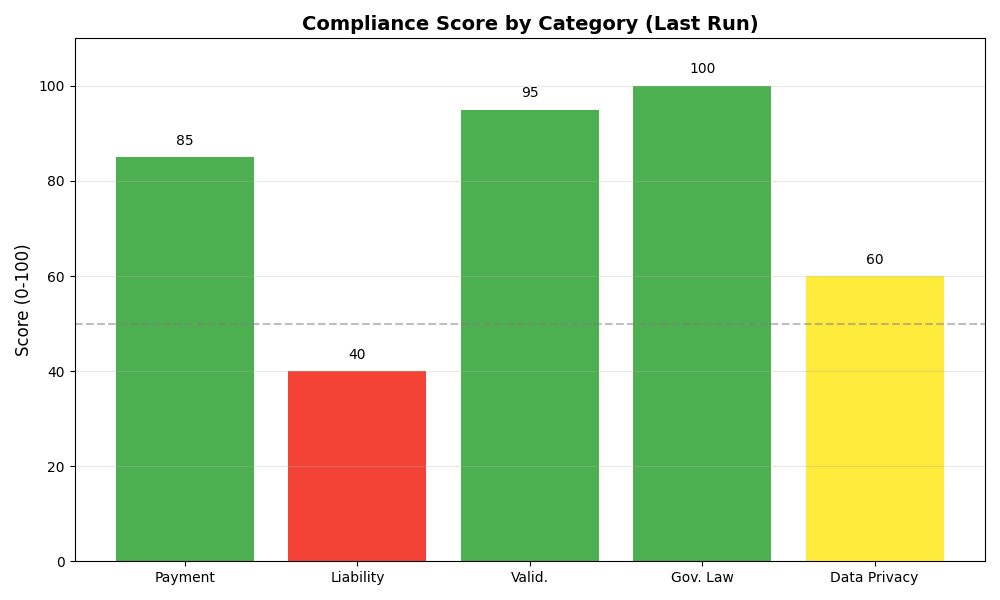
#> input picture images/stats_chart.png, 1000 x 600 px
$ python generate_gif.py
#> lines starting #> are read from the running program, lines starting #| are printed output that depends on the picture
import imageio.v2 as imageio
import numpy as np
from PIL import Image, ImageDraw, ImageFont
import os
import time

def create_terminal_frame(text_lines, cursor_visible=True, width=800, height=600):
    # Create dark terminal background
    img = Image.new('RGB', (width, height), color='#1e1e1e')
    d = ImageDraw.Draw(img)

    # Load font (try to use a monospace font if available, fallback to default)
    try:
        # MacOS specific path, might need adjustment for other OS or ship a font
        font = ImageFont.truetype("/System/Library/Fonts/Monaco.ttf", 18)
    except:
        font = ImageFont.load_default()

    margin_x = 20
    margin_y = 20
    line_height = 25

    for i, line in enumerate(text_lines):
        # Color logic for rich simulation
        fill = '#cccccc' # default grey

        if "PASS" in line: fill = '#4caf50'
        elif "FAIL" in line: fill = '#f44336'
        elif "Loading" in line: fill = '#ffffff'
        elif "Auditor" in line: fill = '#00bcd4'
        elif "$" in line: fill = '#ffff00' # Prompt

        d.text((margin_x, margin_y + i * line_height), line, font=font, fill=fill)

    # Draw cursor if it's the last line
    if cursor_visible:
        cursor_y = margin_y + (len(text_lines) - 1) * line_height
        # Approximate width of text to place cursor at end
        last_line = text_lines[-1] if text_lines else ""
        text_width = d.textlength(last_line, font=font)
        d.rectangle([margin_x + text_width + 2, cursor_y + 2, margin_x + text_width + 10, cursor_y + 22], fill='#cccccc')

    return np.array(img)

def generate_gif():
    frames = []

    # 1. Terminal Simulation Sequence
    command = "$ python main.py"
    output_sequence = [
        "",
        "Autonomous Legal Contract Auditor",
        "Compliance & Risk Intelligence Engine",
        "",
        "Loading Contract: vendor_service_agreement_v1.pdf",
        "Parsing natural language... [Done]",
        "Cross-referencing corporate policies... [Done]",
        "Generating risk assessment... [Done]",
        "",
        "Audit Results:",
        "--------------------------------------------------",
        "Rule ID   | Severity | Status | Details",
        "--------------------------------------------------",
        "PAY-001   | HIGH     | PASS   | Compliant.",
        "LIAB-001  | CRITICAL | FAIL   | Violation detected...",
        "TERM-001  | MEDIUM   | PASS   | Compliant.",
        "GOV-001   | HIGH     | PASS   | Compliant.",
        "--------------------------------------------------",
        "",
        "Compliance Score: 85/100",
        ""
    ]

    current_lines = ["$ "]

    # Typing the command
    for char in "python main.py":
        current_lines[-1] += char
        frames.append(create_terminal_frame(current_lines)) # Typing
#> this loop made 14 passes
#> (last_line in create_terminal_frame, text_width in create_terminal_frame) on passes 2 to 13: ('$ py', 39.25), ('$ pyt', 46.31), ('$ pyth', 57.72), ('$ pytho', 68.73), ('$ python', 80.14), ('$ python ', 85.86), ('$ python m', 103.4), ('$ python ma', 114.4), ('$ python mai', 119.4), ('$ python main', 130.8), ('$ python main.', 136.5), ('$ python main.p', 148)
#> text_width in create_terminal_frame on pass 1: 28.59
#> after the loop, current_lines = ['$ python main.py']; frames = 14 items

    frames.append(create_terminal_frame(current_lines, cursor_visible=True)) # Pause after typing
#> the loop in create_terminal_frame (call 15), `for i, line in enumerate(text_lines):` made 1 pass
#> (line, fill) on pass 1: ('$ python main.py', '#ffff00')
#> in create_terminal_frame (call 15), `return np.array(img)`:
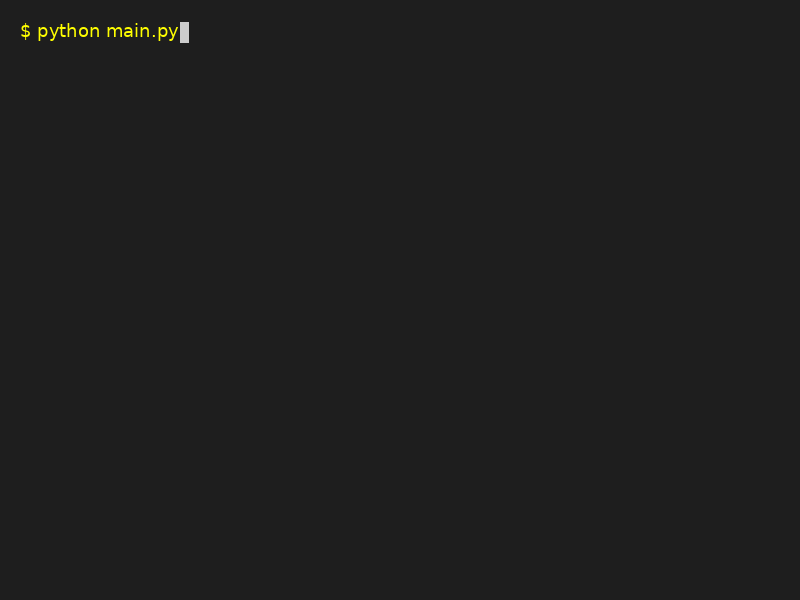
#> returned value: shape (600, 800, 3); mean of channels 0, 1, 2 30.3, 30.3, 30; drawn as R, G, B
    current_lines.append("") # Newline

    # Output scrolling
    for line in output_sequence:
        current_lines.append(line)
        # Keep only last 20 lines to fit screen
        if len(current_lines) > 22:
            current_lines.pop(0)
        frames.append(create_terminal_frame(current_lines, cursor_visible=False))
        # Add a few extra frames for "processing" pause on specific lines
        if "Loading" in line or "..." in line:
             for _ in range(3): frames.append(create_terminal_frame(current_lines, cursor_visible=False))
#> after the loop, current_lines = 22 items; frames = 51 items

    # Freeze terminal end state
    final_terminal = create_terminal_frame(current_lines, cursor_visible=True)
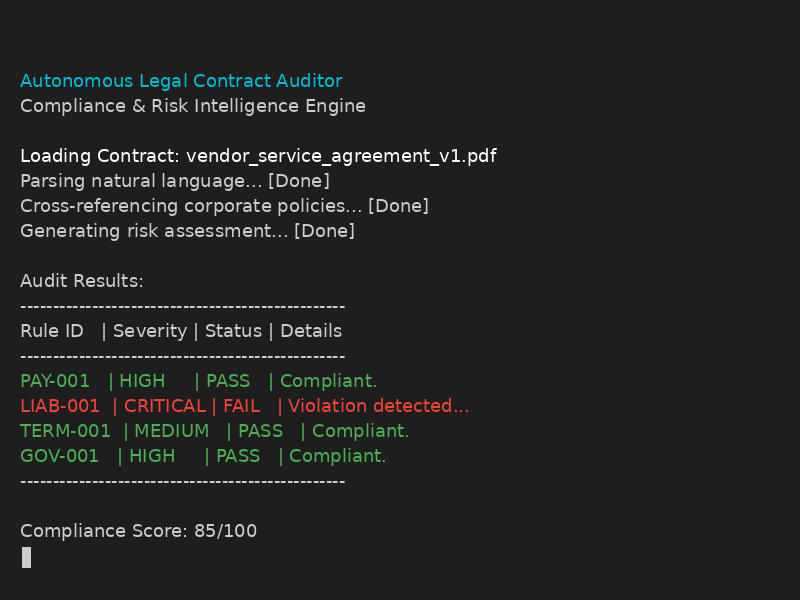
#> final_terminal: shape (600, 800, 3); mean of channels 0, 1, 2 35.5, 36.2, 35.4; drawn as R, G, B
    for _ in range(15):
        frames.append(final_terminal)
#> after the loop, frames = 66 items

    # 2. Add Statistical Chart (Cross-fade or Cut)
    # Load the generated stats chart
    if os.path.exists("images/stats_chart.png"):
        stats_img = Image.open("images/stats_chart.png").convert('RGB').resize((800, 600))
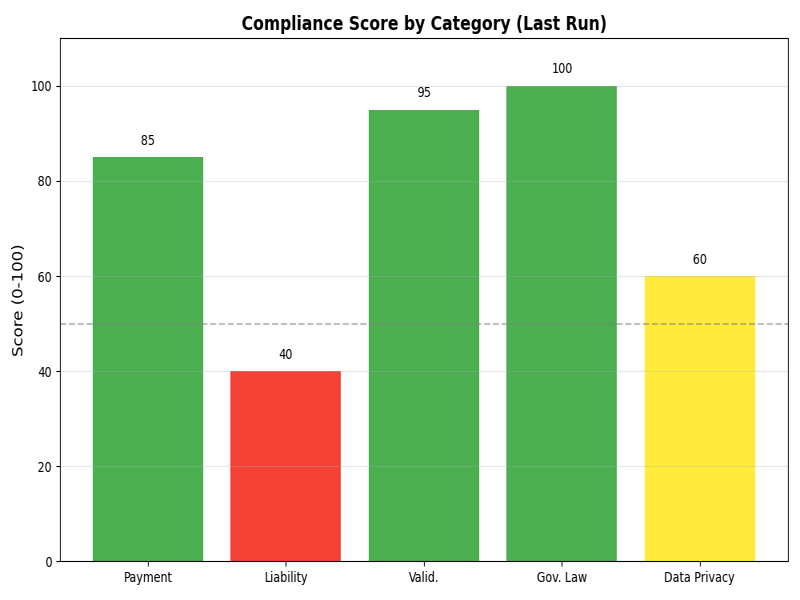
#> stats_img: PIL image 800x600 RGB; mean R, G, B 196.3, 217.4, 176.5
        stats_frame = np.array(stats_img)

        # Show stats for a few seconds
        for _ in range(30):
            frames.append(stats_frame)
#> after the loop, frames = 96 items

    # Save GIF
    print("Saving GIF...")
    imageio.mimsave('images/title-animation.gif', frames, fps=10, loop=0)
    print("Done: images/title-animation.gif")

if __name__ == "__main__":
    generate_gif()
